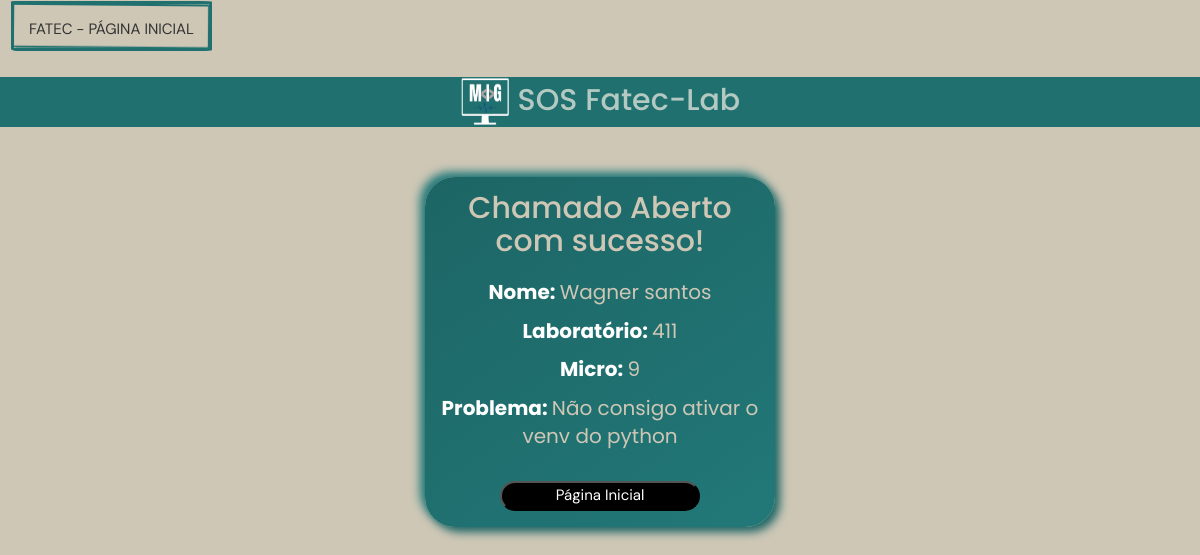
The page /done/ on the database its author committed.
### tables this page shows
CREATE TABLE alunos(
    aluno_id INTEGER PRIMARY KEY,
    nome text,
    email text,
    chamado_id INTEGER,
    FOREIGN KEY (chamado_id) REFERENCES chamados(chamado_id)

  );

CREATE TABLE chamados(
  chamado_id INTEGER PRIMARY KEY AUTOINCREMENT,
  micro INTEGER NOT NULL,
  laboratorio TEXT NOT NULL,
  problema TEXT NOT NULL,
  done BOOL,
  created_at DATE
);

### app.py (the view)
@app.route('/done/')
def done():
  cur,conn = openDB()
  cur.execute('select nome,email from alunos')
  alunoDB = cur.fetchall()
  if len(alunoDB) > 0:
    alunoDB = alunoDB[-1]
  else:
    alunoDB = alunoDB[0]
  cur.execute("SELECT laboratorio,micro,problema FROM chamados")
  lab = cur.fetchall()
  if len(lab) > 0:
    lab = lab[-1]
  else:
    lab = lab[0]
  conn.close()
  return render_template('done.html', data=alunoDB,laboratorio=lab)

### app.py (called while the page is built)
def openDB():
  connection = sqlite3.connect('database.db')
  cur = connection.cursor()
  return cur,connection

### templates/done.html
{% extends "style.html" %} {% block head %} {{ super() }}
<div id="done">
  <h3>Chamado Aberto com sucesso!</h3>
  <p><strong>Nome: </strong>{{data[0]}}</p>
  <p><strong>Laboratório: </strong>{{laboratorio[0][12:15]}}</p>
  <p><strong>Micro: </strong>{{laboratorio[1]}}</p>
  <p><strong>Problema: </strong>{{laboratorio[2]}}</p>
  <br />
  <a href="{{url_for('home')}}">
    <button class="button" href="./home.html">Página Inicial</button>
  </a>
</div>
{% endblock %}

### static/style.css (style rules this page uses)
* { box-sizing: border-box; margin: 0; padding: 0; max-width: 100vw; max-height: 100vh; background-color: #cec7b6; }
:root { --base-color-gray:(#cec7b6); --base-color-text:(#190a12); --brown-color:(#5a5239); --base-color-hover:(#b3c9c1); --base-color-gray-alt:(#eee9c7); --title-font-size:3rem; --subtitle-font-size: 1.5rem; --title-font: 'Poppins', sans-serif; --body-font: 'DM Sans', sans-serif; }
h1,h2,h3 { color: var(--base-color-text); font-family: var(--title-font); }
p,a { font-size: var(--subtitle-font-size); font-family: var(--title-font); color: var(--base-color-text); }
a { text-decoration: none; font-family: var(--body-font); }
.button { width: 200px; height: 30px; background-color: black; color: white; border-radius: 15px; margin-bottom: 10px; }
div#done { margin: 50px auto; text-align: center; width:350px; height:350px; border-radius: 30px; background: linear-gradient(145deg, #1d6565, #227878); box-shadow: 5px 5px 10px #1d6565, -5px -5px 10px #237b7b; }
div#done p,div#done h3, div#done strong { background-color: transparent; color: #cec7b6; font-size: 20px; }
div#done h3 { font-size: var(--title-font-size); margin: 20px auto; padding-top: 15px; width: 300px; }
div#done strong { color: white; }
strong { background-color: transparent; }

### rows shown on the page
alunos: nome "Wagner santos"
chamados: laboratorio "411", micro "9", problema "Não consigo ativar o venv do python"
